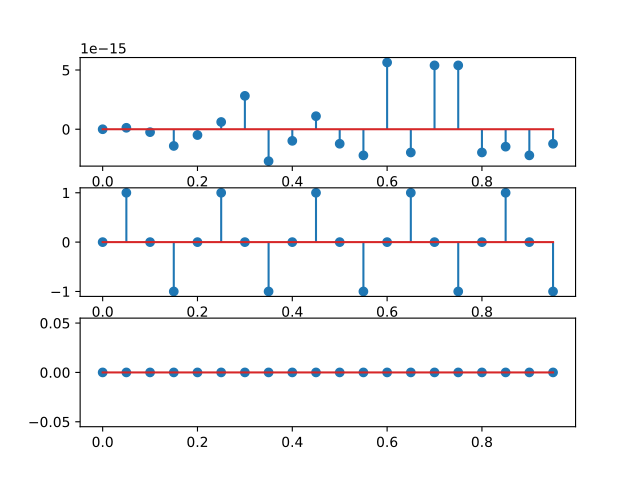

Write Python code to recreate this figure.
import numpy as np
import matplotlib.pyplot as plt

fs = 20
t = np.arange(0, 1, 1/fs)

x_a = np.sin(2 * np.pi * (fs / 2) * t)
x_b = np.sin(2 * np.pi * (fs / 4) * t)
x_c = np.sin(2 * np.pi * 0 * t)

fig, axs = plt.subplots(3, 1)

axs[0].stem(t, x_a)

axs[1].stem(t, x_b)

axs[2].stem(t, x_c)

plt.savefig("ex6.pdf")
plt.show()
